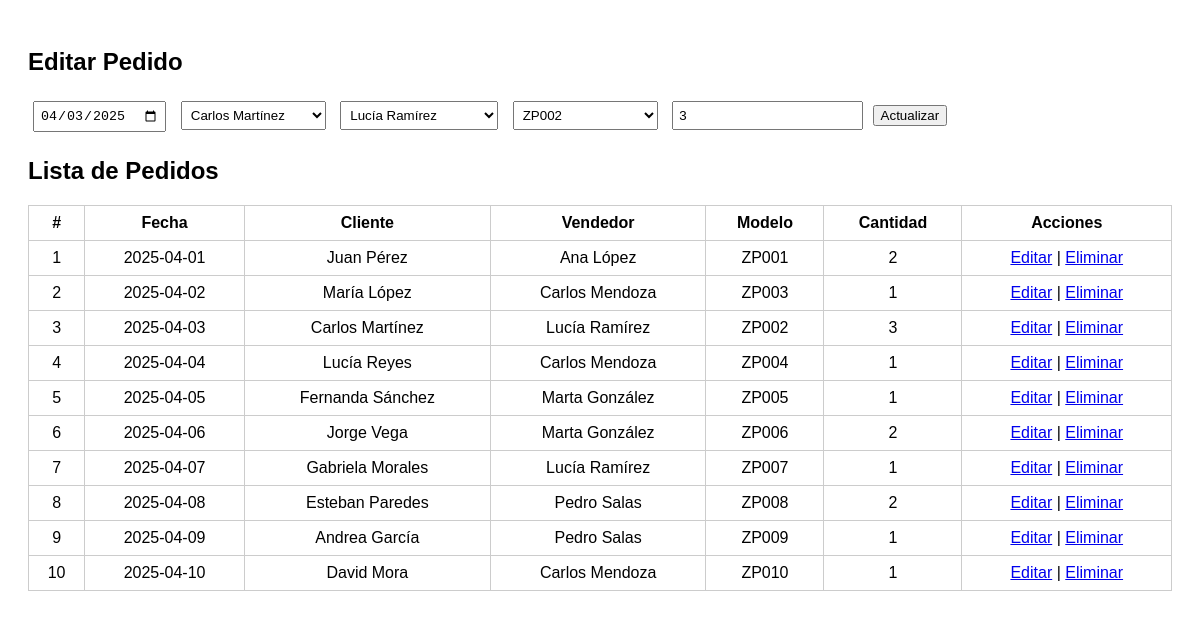
/views/listaPedidos.php?editar=3, run on the app's committed database.
### tables this page shows
CREATE TABLE pedidos (
  num_pedido int NOT NULL AUTO_INCREMENT,
  fecha_pedido date DEFAULT NULL,
  fk_cliente int DEFAULT NULL,
  fk_vendedor int DEFAULT NULL,
  fk_modelo int DEFAULT NULL,
  cantidad int DEFAULT NULL,
  PRIMARY KEY (num_pedido),
  CONSTRAINT pedidos_fk1 FOREIGN KEY (fk_cliente) REFERENCES clientes (num_cliente),
  CONSTRAINT pedidos_fk2 FOREIGN KEY (fk_modelo) REFERENCES productos (id_modelo),
  CONSTRAINT pedidos_fk3 FOREIGN KEY (fk_vendedor) REFERENCES empleados (num_empleado)
);

CREATE TABLE clientes (
  num_cliente int NOT NULL AUTO_INCREMENT,
  nombre varchar(50) DEFAULT NULL,
  apellido varchar(50) DEFAULT NULL,
  representante int DEFAULT NULL,
  calle varchar(50) DEFAULT NULL,
  porton varchar(50) DEFAULT NULL,
  num_piso varchar(50) DEFAULT NULL,
  cp varchar(50) DEFAULT NULL,
  telefono varchar(50) DEFAULT NULL,
  correo varchar(50) UNIQUE DEFAULT NULL,
  clave varchar(50) not null,
  PRIMARY KEY (num_cliente),
  CONSTRAINT clientes_fk1 FOREIGN KEY (representante) REFERENCES empleados (num_empleado)
);

CREATE TABLE empleados (
  num_empleado int NOT NULL AUTO_INCREMENT,
  nombre varchar(50) DEFAULT NULL,
  apellido varchar(50) DEFAULT NULL,
  cargo varchar(50) DEFAULT NULL,
  correo varchar(50) UNIQUE DEFAULT NULL,
  clave varchar(50) not null,
  administrador int DEFAULT NULL,
  PRIMARY KEY (num_empleado),
  CONSTRAINT empleados_fk2 FOREIGN KEY (administrador) REFERENCES empleados (num_empleado)
);

CREATE TABLE productos (
  id_modelo int PRIMARY KEY AUTO_INCREMENT,
  nom_imagen varchar(300) DEFAULT NULL,
  descripcion varchar(50) DEFAULT NULL,
  precio int DEFAULT NULL,
  existencias int DEFAULT NULL,
  modelo varchar(50) DEFAULT NULL,
  talla varchar(50) DEFAULT NULL,
  genero varchar(50) DEFAULT NULL
);

### views/listaPedidos.php (the view, shortened to what this page needs)
<?php
include '../conn.php';
$editarPedido = null;
if (isset($_GET['editar'])) {
    $id = $_GET['editar'];
    $res = $conn->query("SELECT * FROM pedidos WHERE num_pedido = $id");
    $editarPedido = $res->fetch_assoc();
}
$pedidos = $conn->query("
    SELECT p.*, c.nombre AS cliente_nombre, c.apellido AS cliente_apellido,
           e.nombre AS vendedor_nombre, e.apellido AS vendedor_apellido,
           pr.modelo AS modelo_nombre
    FROM pedidos p
    LEFT JOIN clientes c ON p.fk_cliente = c.num_cliente
    LEFT JOIN empleados e ON p.fk_vendedor = e.num_empleado
    LEFT JOIN productos pr ON p.fk_modelo = pr.id_modelo
");
?>
<!DOCTYPE html>
<html lang="es">
<head>
</head>
<body>
    <h2><?php echo $editarPedido ? "Editar Pedido" : "Nuevo Pedido"; ?></h2>
    <form method="POST">
        <input type="date" name="fecha_pedido" value="<?= $editarPedido['fecha_pedido'] ?? '' ?>" required>
        <select name="fk_cliente" required>
            <?php
            $clientes = $conn->query("SELECT num_cliente, nombre, apellido FROM clientes");
            while ($row = $clientes->fetch_assoc()):
                $selected = ($editarPedido && $editarPedido['fk_cliente'] == $row['num_cliente']) ? "selected" : "";
                echo "<option value='{$row['num_cliente']}' $selected>{$row['nombre']} {$row['apellido']}</option>";
            endwhile;
            ?>
        </select>
        <select name="fk_vendedor" required>
            <?php
            $empleados = $conn->query("SELECT num_empleado, nombre, apellido FROM empleados WHERE cargo = 'Vendedor'");
            while ($row = $empleados->fetch_assoc()):
                $selected = ($editarPedido && $editarPedido['fk_vendedor'] == $row['num_empleado']) ? "selected" : "";
                echo "<option value='{$row['num_empleado']}' $selected>{$row['nombre']} {$row['apellido']}</option>";
            endwhile;
            ?>
        </select>
        <select name="fk_modelo" required>
            <?php
            $productos = $conn->query("SELECT id_modelo, modelo FROM productos");
            while ($row = $productos->fetch_assoc()):
                $selected = ($editarPedido && $editarPedido['fk_modelo'] == $row['id_modelo']) ? "selected" : "";
                echo "<option value='{$row['id_modelo']}' $selected>{$row['modelo']}</option>";
            endwhile;
            ?>
        </select>
        <input type="number" name="cantidad" placeholder="Cantidad" value="<?= $editarPedido['cantidad'] ?? '' ?>" required>
        <?php if ($editarPedido): ?>
            <button type="submit" name="actualizar">Actualizar</button>
        <?php else: ?>
            <button type="submit" name="insertar">Insertar</button>
        <?php endif; ?>
    </form>
    <h2>Lista de Pedidos</h2>
    <table>
        <tr>
            <th>#</th>
            <th>Fecha</th>
            <th>Cliente</th>
            <th>Vendedor</th>
            <th>Modelo</th>
            <th>Cantidad</th>
            <th>Acciones</th>
        </tr>
        <?php while ($p = $pedidos->fetch_assoc()): ?>
            <tr>
                <td><?= $p['num_pedido'] ?></td>
                <td><?= $p['fecha_pedido'] ?></td>
                <td><?= $p['cliente_nombre'] . ' ' . $p['cliente_apellido'] ?></td>
                <td><?= $p['vendedor_nombre'] . ' ' . $p['vendedor_apellido'] ?></td>
                <td><?= $p['modelo_nombre'] ?></td>
                <td><?= $p['cantidad'] ?></td>
                <td>
                    <a href="?editar=<?= $p['num_pedido'] ?>">Editar</a> |
                    <a href="?eliminar=<?= $p['num_pedido'] ?>" onclick="return confirm('¿Eliminar este pedido?')">Eliminar</a>
                </td>
            </tr>
        <?php endwhile; ?>
    </table>
</body>
</html>

### views/listaPedidos.php (style rules this page uses)
body { font-family: Arial, sans-serif; padding: 20px; }
table { border-collapse: collapse; width: 100%; margin-top: 20px; }
th, td { border: 1px solid #ccc; padding: 8px; text-align: center; }
input, select { padding: 5px; margin: 5px; }
form { margin-top: 20px; }

### data on the page
pedidos: fecha_pedido "04/03/2025", cantidad "3", num_pedido "3", fecha_pedido "2025-04-03", fk_cliente.nombre "Carlos", fk_cliente.apellido "Martínez", fk_vendedor.nombre "Lucía", fk_vendedor.apellido "Ramírez", fk_modelo.modelo "ZP002"
pedidos: num_pedido "1", fecha_pedido "2025-04-01", fk_cliente.nombre "Juan", fk_cliente.apellido "Pérez", fk_vendedor.nombre "Ana", fk_vendedor.apellido "López", fk_modelo.modelo "ZP001", cantidad "2"
pedidos: num_pedido "2", fecha_pedido "2025-04-02", fk_cliente.nombre "María", fk_cliente.apellido "López", fk_vendedor.nombre "Carlos", fk_vendedor.apellido "Mendoza", fk_modelo.modelo "ZP003", cantidad "1"
pedidos: num_pedido "4", fecha_pedido "2025-04-04", fk_cliente.nombre "Lucía", fk_cliente.apellido "Reyes", fk_vendedor.nombre "Carlos", fk_vendedor.apellido "Mendoza", fk_modelo.modelo "ZP004", cantidad "1"
pedidos: num_pedido "5", fecha_pedido "2025-04-05", fk_cliente.nombre "Fernanda", fk_cliente.apellido "Sánchez", fk_vendedor.nombre "Marta", fk_vendedor.apellido "González", fk_modelo.modelo "ZP005", cantidad "1"
pedidos: num_pedido "6", fecha_pedido "2025-04-06", fk_cliente.nombre "Jorge", fk_cliente.apellido "Vega", fk_vendedor.nombre "Marta", fk_vendedor.apellido "González", fk_modelo.modelo "ZP006", cantidad "2"
pedidos: num_pedido "7", fecha_pedido "2025-04-07", fk_cliente.nombre "Gabriela", fk_cliente.apellido "Morales", fk_vendedor.nombre "Lucía", fk_vendedor.apellido "Ramírez", fk_modelo.modelo "ZP007", cantidad "1"
pedidos: num_pedido "8", fecha_pedido "2025-04-08", fk_cliente.nombre "Esteban", fk_cliente.apellido "Paredes", fk_vendedor.nombre "Pedro", fk_vendedor.apellido "Salas", fk_modelo.modelo "ZP008", cantidad "2"
pedidos: num_pedido "9", fecha_pedido "2025-04-09", fk_cliente.nombre "Andrea", fk_cliente.apellido "García", fk_vendedor.nombre "Pedro", fk_vendedor.apellido "Salas", fk_modelo.modelo "ZP009", cantidad "1"
pedidos: num_pedido "10", fecha_pedido "2025-04-10", fk_cliente.nombre "David", fk_cliente.apellido "Mora", fk_vendedor.nombre "Carlos", fk_vendedor.apellido "Mendoza", fk_modelo.modelo "ZP010", cantidad "1"

### other printed values
form field fk_cliente "Carlos Martínez"
form field fk_vendedor "Lucía Ramírez"
form field fk_modelo "ZP002"
